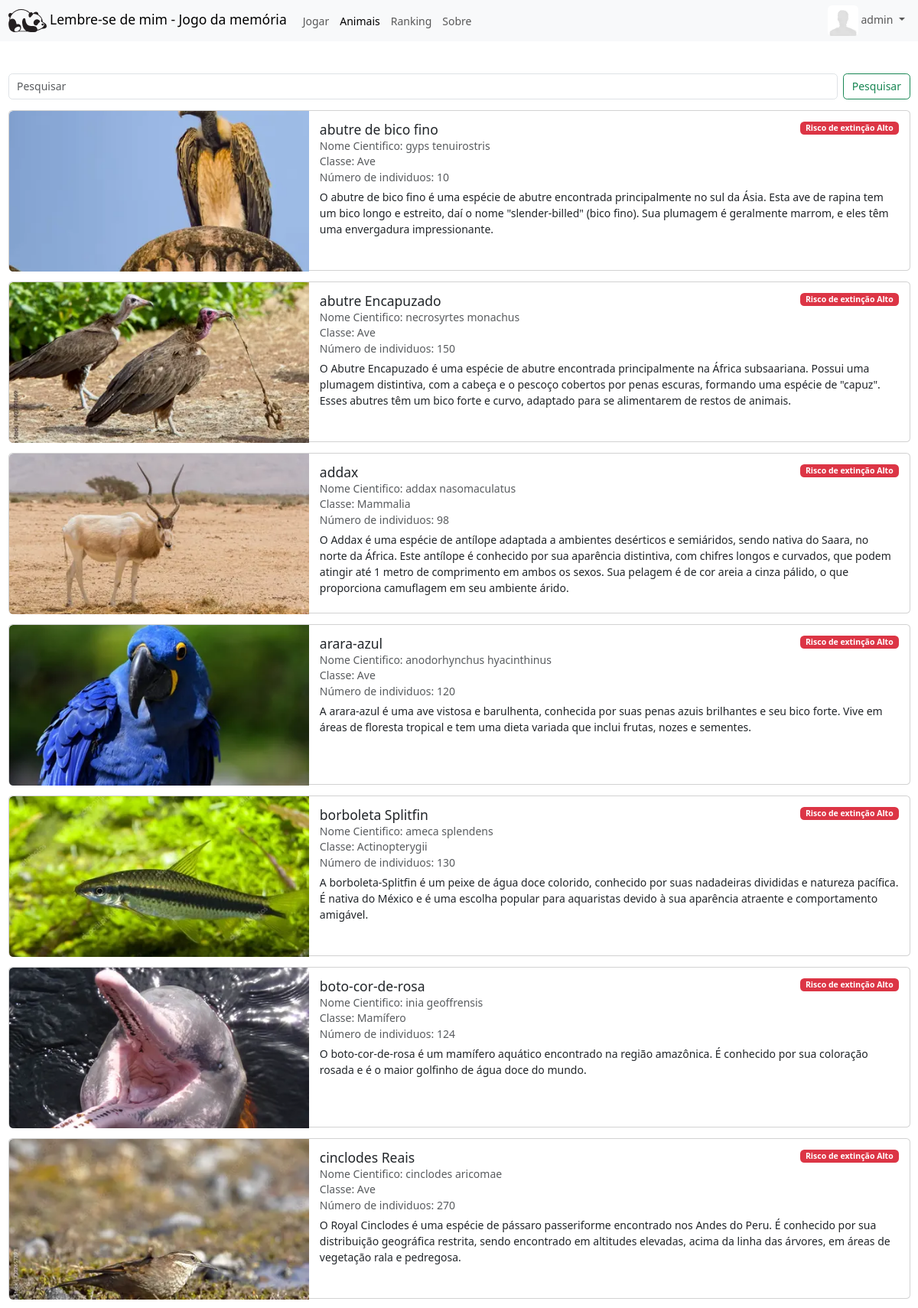
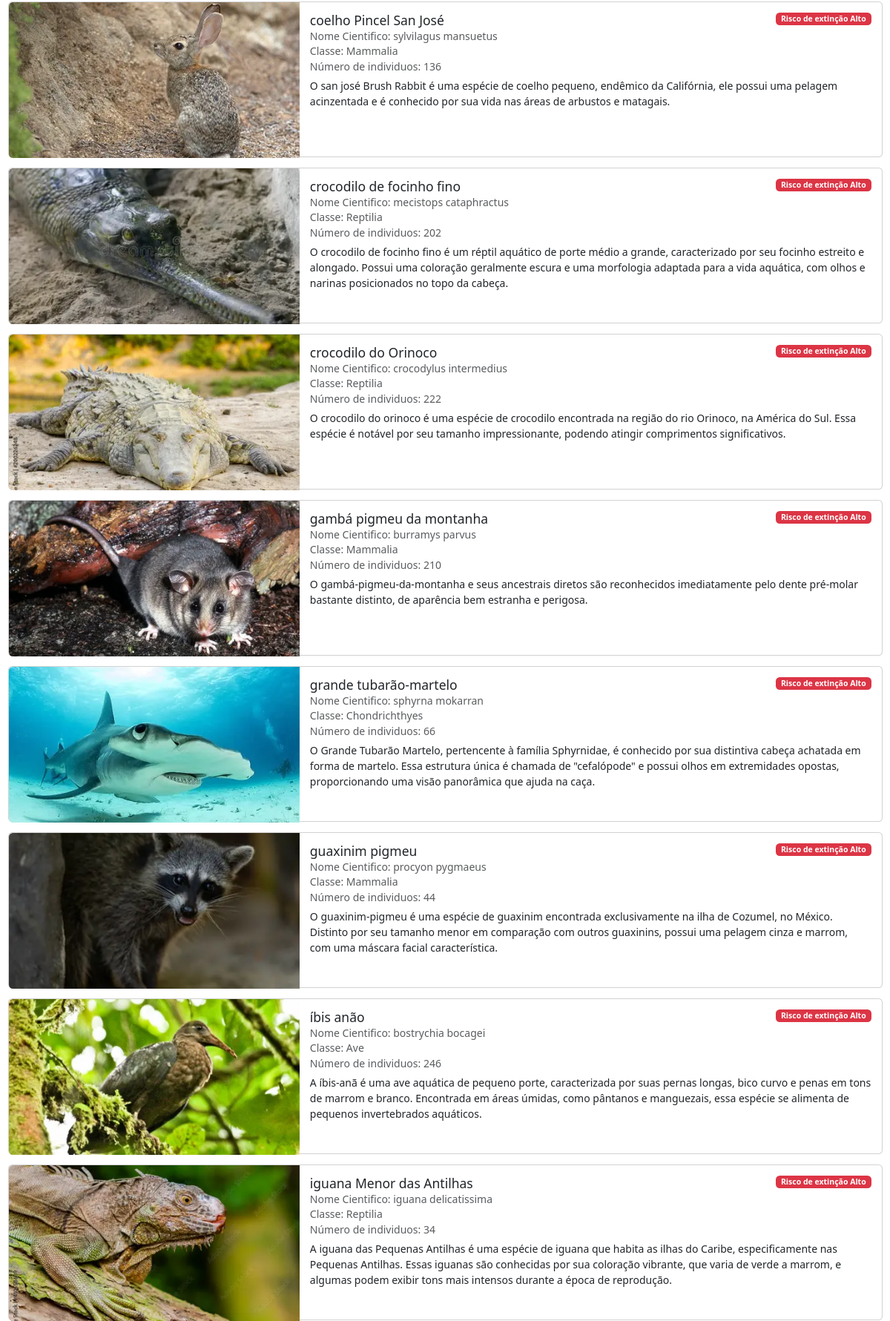
The app's page /lista/index.php (signed in, upper part) with its own data (2 pictures, top to bottom).
### tables this page shows
CREATE TABLE `animais` (
  `id` int(11) NOT NULL AUTO_INCREMENT,
  `nome` varchar(255) DEFAULT NULL,
  `nome_cientifico` varchar(255) DEFAULT NULL,
  `classe` varchar(255) DEFAULT NULL,
  `numero_individuos` int(11) DEFAULT NULL,
  `risco_extincao` varchar(255) DEFAULT NULL,
  `imagem_url` varchar(255) DEFAULT NULL,
  `descricao` varchar(1024) DEFAULT NULL,
  PRIMARY KEY (`id`)
);

### lista/index.php (the view, shortened to what this page needs)
<?php
$animals_array = [];
try {
  $database = new Database('mysql');
  $conn = $database->getConnection();
  $sql = "SELECT * FROM animais order by nome";
  $stmt = $conn->prepare($sql);
  $stmt->execute();
  $animals_array = $stmt->fetchAll(PDO::FETCH_ASSOC);
} catch (\PDOException $e) {
  echo "Database connection failed: " . $e->getMessage();
} catch (\InvalidArgumentException $e) {
  echo "Invalid database dialect: " . $e->getMessage();
}
?>
<?php
include '../includes/navbar.php';
?>
<main class="container">
  <div class="my-5">
    <form class="d-flex mb-3" role="search" id="search-form">
      <input class="form-control me-2" type="search" placeholder="Pesquisar" aria-label="Pesquisar" />
      <button class="btn btn-outline-success" type="submit">
        Pesquisar
      </button>
    </form>
    <div>
      <?php foreach ($animals_array as $animal) : ?>
        <div class="card mb-3">
          <div class="row g-0 h-100">
            <div class="col-md-4 h-100">
              <img src="/img/animais/<?= $animal['imagem_url'] ?>-grande.webp" class="img-fluid rounded-start" alt="imagem de <?= $animal['nome'] ?>" width="450" height="300" loading="lazy" decoding="async" />
            </div>
            <div class="col-md-8">
              <div class="card-body">
                <h5 class="card-title"><?= $animal['nome'] ?></h5>
                <h6 class="card-subtitle mb-2 text-muted">
                  Nome Cientifico: <?= $animal['nome_cientifico'] ?>
                </h6>
                <h6 class="card-subtitle mb-2 text-muted">Classe: <?= $animal['classe'] ?></h6>
                <h6 class="card-subtitle mb-2 text-muted">
                  Número de individuos: <?= $animal['numero_individuos'] ?>
                </h6>
                <span class="badge text-bg-<?php echo ($animal['risco_extincao'] == 'Alto' ? 'danger' : ($animal['risco_extincao'] == 'Médio' ? 'warning' : 'success')) ?>">Risco de extinção <?= $animal['risco_extincao'] ?></span>
                <p class="card-text">
                  <?= $animal['descricao'] ?>
                </p>
              </div>
            </div>
          </div>
        </div>
      <?php endforeach; ?>
    </div>
  </div>
</main>
<?php
include '../includes/footer.php';
?>

### css/global.css (style rules this page uses)
html { font-size: 10px; }
@media screen and (min-width: 1200px) and (max-width: 1399px) { html { font-size: 14px; } }
.container, .container-lg, .container-md, .container-sm, .container-xl, .container-xxl { max-width: 2200px; }

### css/lista.css (style rules this page uses)
@media screen and (min-width: 768px) { .card { max-height: 15rem; } }
.card img { max-height: 15rem; width: 100%; object-fit: cover; }
.badge { position: absolute; top: 1rem; right: 1rem; }

### records on screen
animais: imagem_url (picture), nome "abutre de bico fino", nome_cientifico "gyps tenuirostris", classe "Ave", numero_individuos "10", risco_extincao "Alto", descricao "O abutre de bico fino é uma espécie de abutre encontrada principalmente no sul da Ásia. Esta ave de rapina tem um bico longo e estreito, daí o nome \"slender-billed\" (bico fino). Sua plumagem é geralmente marrom, e eles têm uma envergadura impressionante."
animais: imagem_url (picture), nome "abutre Encapuzado", nome_cientifico "necrosyrtes monachus", classe "Ave", numero_individuos "150", risco_extincao "Alto", descricao "O Abutre Encapuzado é uma espécie de abutre encontrada principalmente na África subsaariana. Possui uma plumagem distintiva, com a cabeça e o pescoço cobertos por penas escuras, formando uma espécie de \"capuz\". Esses abutres têm um bico forte e curvo, adaptado para se alimentarem de restos de animais."
animais: imagem_url+nome (picture), nome "addax", nome_cientifico "addax nasomaculatus", classe "Mammalia", numero_individuos "98", risco_extincao "Alto", descricao "O Addax é uma espécie de antílope adaptada a ambientes desérticos e semiáridos, sendo nativa do Saara, no norte da África. Este antílope é conhecido por sua aparência distintiva, com chifres longos e curvados, que podem atingir até 1 metro de comprimento em ambos os sexos. Sua pelagem é de cor areia a cinza pálido, o que proporciona camuflagem em seu ambiente árido."
animais: imagem_url+nome (picture), nome "arara-azul", nome_cientifico "anodorhynchus hyacinthinus", classe "Ave", numero_individuos "120", risco_extincao "Alto", descricao "A arara-azul é uma ave vistosa e barulhenta, conhecida por suas penas azuis brilhantes e seu bico forte. Vive em áreas de floresta tropical e tem uma dieta variada que inclui frutas, nozes e sementes."
animais: imagem_url (picture), nome "borboleta Splitfin", nome_cientifico "ameca splendens", classe "Actinopterygii", numero_individuos "130", risco_extincao "Alto", descricao "A borboleta-Splitfin é um peixe de água doce colorido, conhecido por suas nadadeiras divididas e natureza pacífica. É nativa do México e é uma escolha popular para aquaristas devido à sua aparência atraente e comportamento amigável."
animais: imagem_url (picture), nome "boto-cor-de-rosa", nome_cientifico "inia geoffrensis", classe "Mamífero", numero_individuos "124", risco_extincao "Alto", descricao "O boto-cor-de-rosa é um mamífero aquático encontrado na região amazônica. É conhecido por sua coloração rosada e é o maior golfinho de água doce do mundo."
animais: imagem_url (picture), nome "cinclodes Reais", nome_cientifico "cinclodes aricomae", classe "Ave", numero_individuos "270", risco_extincao "Alto", descricao "O Royal Cinclodes é uma espécie de pássaro passeriforme encontrado nos Andes do Peru. É conhecido por sua distribuição geográfica restrita, sendo encontrado em altitudes elevadas, acima da linha das árvores, em áreas de vegetação rala e pedregosa."
animais: imagem_url (picture), nome "coelho Pincel San José", nome_cientifico "sylvilagus mansuetus", classe "Mammalia", numero_individuos "136", risco_extincao "Alto", descricao "O san josé Brush Rabbit é uma espécie de coelho pequeno, endêmico da Califórnia, ele possui uma pelagem acinzentada e é conhecido por sua vida nas áreas de arbustos e matagais."
animais: imagem_url (picture), nome "crocodilo de focinho fino", nome_cientifico "mecistops cataphractus", classe "Reptilia", numero_individuos "202", risco_extincao "Alto", descricao "O crocodilo de focinho fino é um réptil aquático de porte médio a grande, caracterizado por seu focinho estreito e alongado. Possui uma coloração geralmente escura e uma morfologia adaptada para a vida aquática, com olhos e narinas posicionados no topo da cabeça."
animais: imagem_url (picture), nome "crocodilo do Orinoco", nome_cientifico "crocodylus intermedius", classe "Reptilia", numero_individuos "222", risco_extincao "Alto", descricao "O crocodilo do orinoco é uma espécie de crocodilo encontrada na região do rio Orinoco, na América do Sul. Essa espécie é notável por seu tamanho impressionante, podendo atingir comprimentos significativos."
animais: imagem_url (picture), nome "gambá pigmeu da montanha", nome_cientifico "burramys parvus", classe "Mammalia", numero_individuos "210", risco_extincao "Alto", descricao "O gambá-pigmeu-da-montanha e seus ancestrais diretos são reconhecidos imediatamente pelo dente pré-molar bastante distinto, de aparência bem estranha e perigosa."
animais: imagem_url (picture), nome "grande tubarão-martelo", nome_cientifico "sphyrna mokarran", classe "Chondrichthyes", numero_individuos "66", risco_extincao "Alto", descricao "O Grande Tubarão Martelo, pertencente à família Sphyrnidae, é conhecido por sua distintiva cabeça achatada em forma de martelo. Essa estrutura única é chamada de \"cefalópode\" e possui olhos em extremidades opostas, proporcionando uma visão panorâmica que ajuda na caça."
animais: imagem_url (picture), nome "guaxinim pigmeu", nome_cientifico "procyon pygmaeus", classe "Mammalia", numero_individuos "44", risco_extincao "Alto", descricao "O guaxinim-pigmeu é uma espécie de guaxinim encontrada exclusivamente na ilha de Cozumel, no México. Distinto por seu tamanho menor em comparação com outros guaxinins, possui uma pelagem cinza e marrom, com uma máscara facial característica."
animais: imagem_url (picture), nome "íbis anão", nome_cientifico "bostrychia bocagei", classe "Ave", numero_individuos "246", risco_extincao "Alto", descricao "A íbis-anã é uma ave aquática de pequeno porte, caracterizada por suas pernas longas, bico curvo e penas em tons de marrom e branco. Encontrada em áreas úmidas, como pântanos e manguezais, essa espécie se alimenta de pequenos invertebrados aquáticos."
animais: imagem_url (picture), nome "iguana Menor das Antilhas", nome_cientifico "iguana delicatissima", classe "Reptilia", numero_individuos "34", risco_extincao "Alto", descricao "A iguana das Pequenas Antilhas é uma espécie de iguana que habita as ilhas do Caribe, especificamente nas Pequenas Antilhas. Essas iguanas são conhecidas por sua coloração vibrante, que varia de verde a marrom, e algumas podem exibir tons mais intensos durante a época de reprodução."

### other values on screen
$_SESSION['user_name'] "admin"
